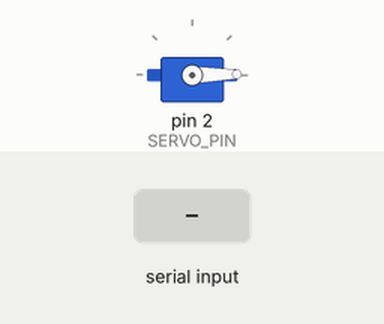
Simulated run of this sketch. Board: Arduino Uno, built with avr-gcc and run on an emulated ATmega328P. On the bench: servo. Inputs (shaded band) come from the test bench.

Above: at 6.6 s.
6.7 s: "90,45\n" received over Serial
At 7.2 s:
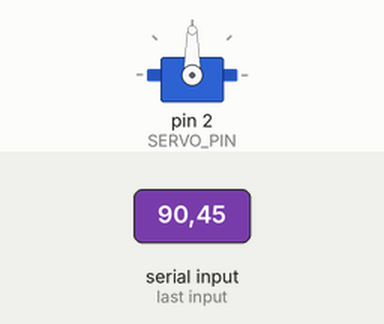
8.2 s: "30,150\n" received over Serial
At 9.4 s:
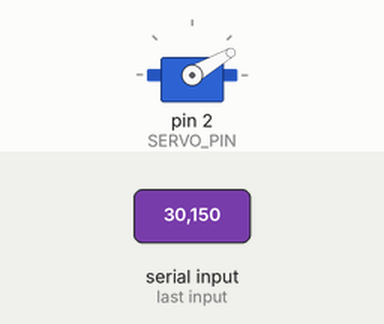
9.7 s: "90\n" received over Serial
At 10.5 s:
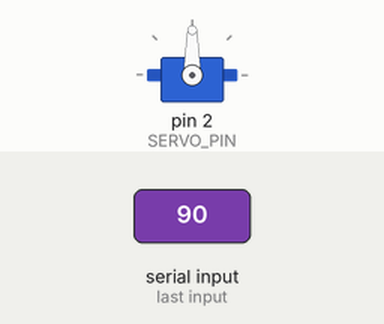
Timing chart, 0 to 12.7 s (numbered marks = the images above; inputs shaded):
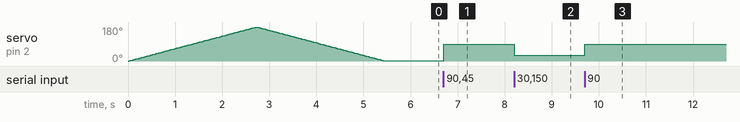

The sketch:

luckycat.ino
```cpp
#include <Servo.h>

/* Board Type:
 * GENERIC ESP8266 Module
 *
 * Pinout:
 *
 * Servo: D2
 *
 * (nothing else)
 */

#define SERVO_PIN               2
#define MOVEMENT_MAX_TIME       1000
#define SERIAL                  Serial
#define DETACH_AFTER_MOVEMENT   True

Servo arm; // Servo Library
char *inputBuffer               = (char*) malloc(sizeof(char) * 100);
int serialParam                 = -1;

void setup() {

    SERIAL.begin(9600);

    arm.attach(SERVO_PIN);

    // move arm once up and down
    for (int pos = 0; pos <= 180; pos += 1) {
        arm.write(pos);
        delay(15);
    }
    for (int pos = 180; pos > 0; pos -= 1) {
        arm.write(pos);
        delay(15);
    }

    // disable the servo again otherwise it will try to correct
    // it's position regularly
    #ifdef DETACH_AFTER_MOVEMENT
        arm.detach();
    #endif
}

void loop() {
    serialEvent();
}

void moveArm(int pos) {

    #ifdef DETACH_AFTER_MOVEMENT
        arm.attach(SERVO_PIN);
    #endif

    arm.write(pos);

    #ifdef DETACH_AFTER_MOVEMENT
        delay(MOVEMENT_MAX_TIME);
        arm.detach();
    #endif
}

void serialEvent() {
    while (SERIAL.available()) {
        char inChar = (char) SERIAL.read();

        // Buffer size exceeded
        if (strlen(inputBuffer) > 99) {
            inputBuffer[0] = '\0';
            return;
        }

        if (inChar == '\n' || inChar == '\r') {
            sscanf(inputBuffer, "%d", &serialParam);

            if (serialParam >= 0 && serialParam <= 180) {
                moveArm(serialParam);
            }

            serialParam = -1;
            inputBuffer[0] = '\0';
            return;
        }

        int len = strlen(inputBuffer);
        inputBuffer[len] = inChar;
        inputBuffer[len+1] = '\0';
    }
}
```

Measured:
- after the input at 6.7 s, servo on pin 2 (SERVO_PIN): 1° → 90° at once
- after the input at 8.2 s, servo on pin 2 (SERVO_PIN): 90° → 30° at once
- after the input at 9.7 s, servo on pin 2 (SERVO_PIN): 30° → 90° at once
